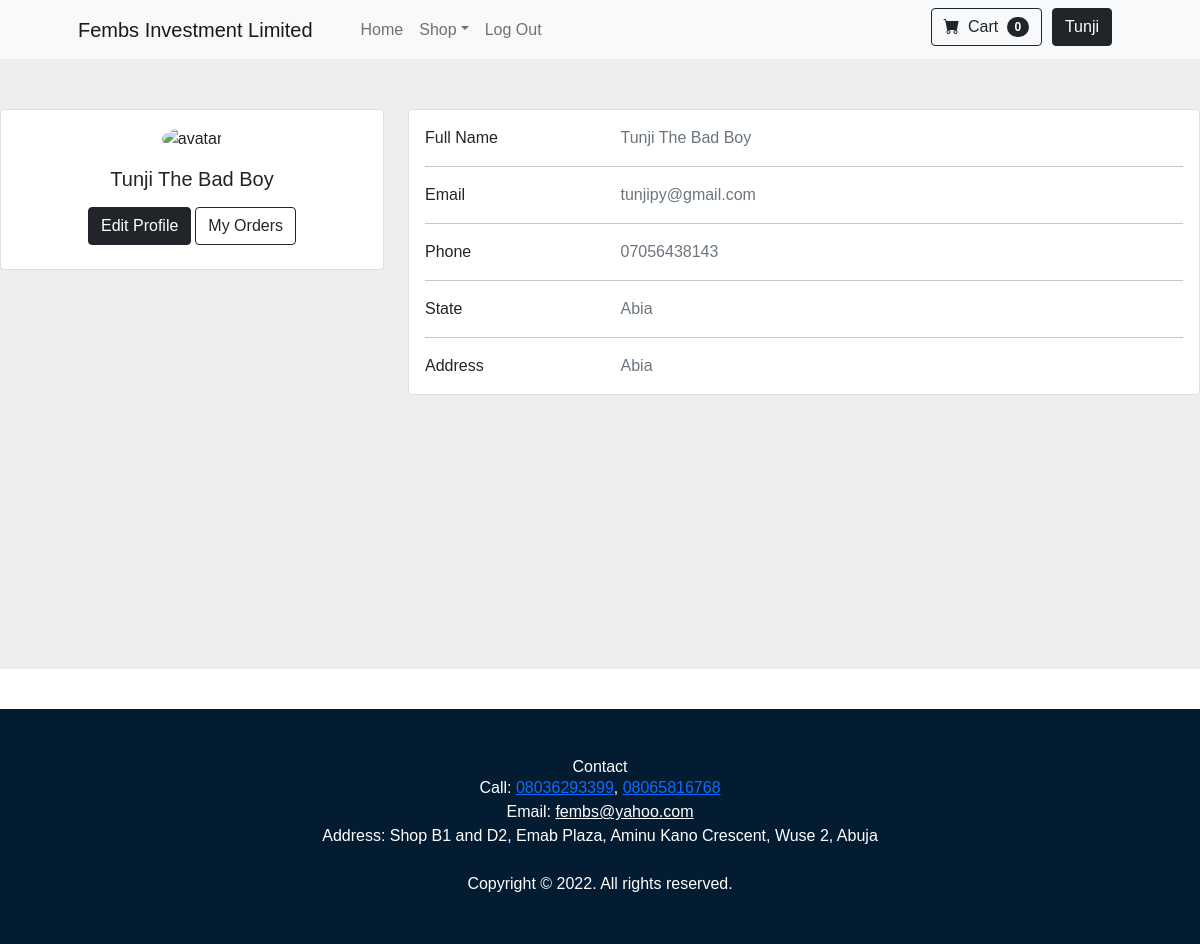
/my-profile (signed in), run on the app's committed database.
### application.py (models this page shows)
class User(Base, UserMixin):
    __tablename__ = "user"
    id = Column(Integer, primary_key=True)
    email = Column(String(250), nullable=False, unique=True)
    firstname = Column(String(250), nullable=False)
    lastname = Column(String(250), nullable=False)
    password = Column(String(250), nullable=False)
    phone = Column(String(11), nullable=False, unique=True)
    state = Column(String(50))
    address = Column(Text)
    items = relationship("Catalog", back_populates='seller')
    cart = relationship("CartItems", back_populates='buyer')
    order = relationship("Orders", back_populates='buyer')

### application.py (the view)
@application.route('/my-profile')
def view_profile():
    if current_user.is_authenticated:
        cart_items = number_of_cart_items(current_user.id)
    else:
        cart_items = None
    return render_template("profile-page.html", current_user=current_user, logged_in=current_user.is_authenticated,
                           no_of_cart_items=cart_items)

### application.py (called while the page is built)
@login_manager.user_loader
def load_user(user_id):
    with Session(engine) as session:
        return session.query(User).get(user_id)

def number_of_cart_items(user_id):
    with Session(engine) as session:
        cart_rows = session.query(CartItems).filter_by(buyer_id=user_id).count()
        return cart_rows

### templates/profile-page.html (shortened to what this page needs)
{% import "bootstrap/wtf.html" as wtf %}
{% block content %}
{% include "header.html" %}
<section class="profile-page" style="background-color: #eee;">
    <div class="row">
      <div class="col-lg-4">
        <div class="card mb-4">
          <div class="card-body text-center">
            <img src="https://mdbcdn.b-cdn.net/img/Photos/new-templates/bootstrap-chat/ava3.webp" alt="avatar"
              class="rounded-circle img-fluid" style="width: 150px;">
            <h5 class="my-3">{{ current_user.firstname }} {{ current_user.lastname }}</h5>
            <div class="d-flex justify-content-center mb-2">
              <a type="button" class="btn btn-dark" href="{{ url_for('edit_profile')}}">Edit Profile</a>
              {% if current_user.id == 1: %}
                <a type="button" class="btn btn-outline-dark ms-1" href="{{ url_for('view_all_orders')}}">View All Orders</a>
              {% else: %}
              <a type="button" class="btn btn-outline-dark ms-1" href="{{ url_for('view_orders')}}">My Orders</a>
              {% endif %}
            </div>
          </div>
        </div>
      </div>
      <div class="col-lg-8">
        <div class="card mb-4">
          <div class="card-body">
            <div class="row">
              <div class="col-sm-3">
                <p class="mb-0">Full Name</p>
              </div>
              <div class="col-sm-9">
                <p class="text-muted mb-0">{{ current_user.firstname }} {{ current_user.lastname }}</p>
              </div>
            </div>
            <hr>
            <div class="row">
              <div class="col-sm-3">
                <p class="mb-0">Email</p>
              </div>
              <div class="col-sm-9">
                <p class="text-muted mb-0">{{ current_user.email }}</p>
              </div>
            </div>
            <hr>
            <div class="row">
              <div class="col-sm-3">
                <p class="mb-0">Phone</p>
              </div>
              <div class="col-sm-9">
                <p class="text-muted mb-0">{{ current_user.phone }}</p>
              </div>
            </div>
            <hr>
            <div class="row">
              <div class="col-sm-3">
                <p class="mb-0">State</p>
              </div>
              <div class="col-sm-9">
                <p class="text-muted mb-0">{{ current_user.state }}</p>
              </div>
            </div>
            <hr>
            <div class="row">
              <div class="col-sm-3">
                <p class="mb-0">Address</p>
              </div>
              <div class="col-sm-9">
                <p class="text-muted mb-0">{{ current_user.address }}</p>
              </div>
            </div>
          </div>
        </div>
      </div>
    </div>
</section>
{% include "footer.html" %}
{% endblock %}

### templates/header.html (shortened to what this page needs)
<!DOCTYPE html>
<html lang="en">
    <head>
        <link href="https://cdn.jsdelivr.net/npm/bootstrap-icons@1.5.0/font/bootstrap-icons.css" rel="stylesheet" />
        <link href="{{ url_for('static', filename='css/styles.css')}}" rel="stylesheet">
    </head>
    <body>
        <nav class="navbar navbar-expand-lg navbar-light bg-light">
            <div class="container px-4 px-lg-5">
                <a class="navbar-brand" href="{{ url_for('home')}}">Fembs Investment Limited</a>
                <div class="collapse navbar-collapse" id="navbarSupportedContent">
                    <ul class="navbar-nav me-auto mb-2 mb-lg-0 ms-lg-4">
                        <li class="nav-item"><a class="nav-link active" aria-current="page" href="{{ url_for('home')}}">Home</a></li>
                        <li class="nav-item dropdown">
                            <a class="nav-link dropdown-toggle" id="navbarDropdown" href="#" role="button" data-bs-toggle="dropdown" aria-expanded="false">Shop</a>
                        </li>
                        {% if not logged_in: %}
                            <li class="nav-item"><a class = "nav-link" href="{{ url_for('login')}}">Login</a></li>
                            <li class="nav-item"><a class = "nav-link" href="{{ url_for('register_email')}}">Register</a></li>
                        {% else %}
                            <li class="nav-item"><a class = "nav-link" href="{{ url_for('logout')}}">Log Out</a></li>
                        {% endif %}
                    </ul>
                    {% if logged_in: %}
                    <form class="d-flex top-right-icons" action="{{ url_for('view_cart')}}">
                        <button class="btn btn-outline-dark" type="submit">
                            <i class="bi-cart-fill me-1"></i>
                            Cart
                            <span class="badge bg-dark text-white ms-1 rounded-pill">{{ no_of_cart_items }}</span>
                        </button>
                    </form>
                    <form class="d-flex top-right-icons" action="{{ url_for('view_profile')}}">
                        <button class="btn btn-dark" type="submit">
                            {{ current_user.firstname }}
                        </button>
                    </form>
                    {% endif %}
                </div>
            </div>
        </nav>

### data on the page
User: firstname "Tunji", lastname "The Bad Boy", email "tunjipy@gmail.com", phone "07056438143", state "Abia", address "Abia"

### other printed values
{{ no_of_cart_items }} "0"
